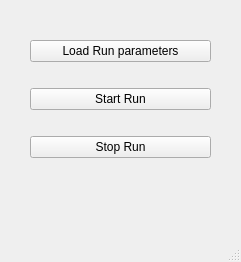
<?xml version="1.0" encoding="UTF-8"?>
<ui version="4.0">
 <class>RunWindow</class>
 <widget class="QMainWindow" name="RunWindow">
  <property name="geometry">
   <rect>
    <x>0</x>
    <y>0</y>
    <width>241</width>
    <height>262</height>
   </rect>
  </property>
  <property name="windowTitle">
   <string>MainWindow</string>
  </property>
  <widget class="QWidget" name="centralwidget">
   <widget class="QWidget" name="verticalLayoutWidget">
    <property name="geometry">
     <rect>
      <x>30</x>
      <y>20</y>
      <width>181</width>
      <height>161</height>
     </rect>
    </property>
    <layout class="QVBoxLayout" name="verticalLayout">
     <item>
      <widget class="QPushButton" name="load_run_button">
       <property name="text">
        <string>Load Run parameters</string>
       </property>
      </widget>
     </item>
     <item>
      <widget class="QPushButton" name="start_run_button">
       <property name="text">
        <string>Start Run</string>
       </property>
      </widget>
     </item>
     <item>
      <widget class="QPushButton" name="stop_run_button">
       <property name="text">
        <string>Stop Run</string>
       </property>
      </widget>
     </item>
    </layout>
   </widget>
  </widget>
  <widget class="QMenuBar" name="menubar">
   <property name="geometry">
    <rect>
     <x>0</x>
     <y>0</y>
     <width>241</width>
     <height>22</height>
    </rect>
   </property>
  </widget>
  <widget class="QStatusBar" name="statusbar"/>
 </widget>
 <resources/>
 <connections/>
</ui>
